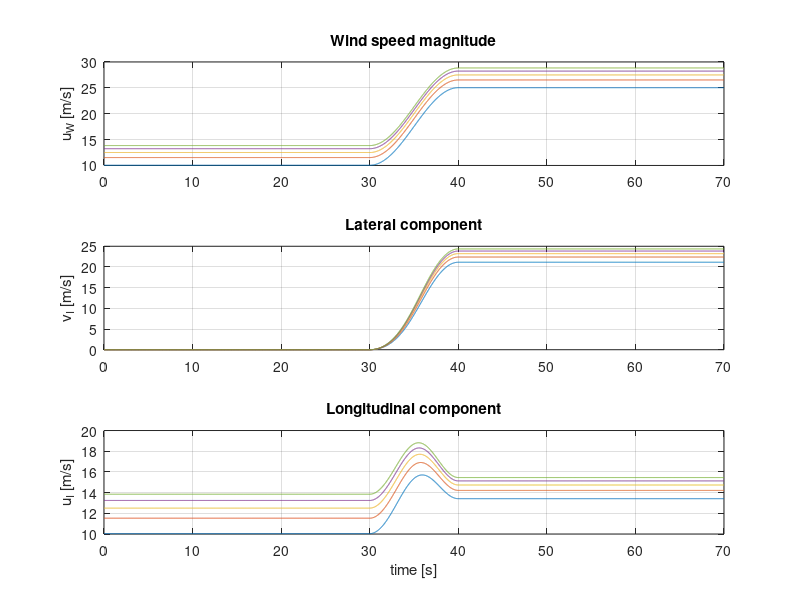

Here is the MATLAB script that generated this plot: (Note: this script raises an error after producing the figure.)
%
%   [Description]
%   Script to generate an Extreme Coherent Gust with direction change (ECD)
%   according to IEC 61400-1.
%
%
%% Setup
clear all; close all; clc;

FileName = 'ECD_VrPlus2mps';

%% Preprocessing
% Time discretization
T           = 70;                   % [s]   total simulation time
dt          = 1/100;               	% [s]   simulation time step
t           = 0:dt:T-dt;            % [s]   simulation time vector

% Wind conditions at hub height
V_hub       = 12.5;                 % [m/s] mean wind speed at hub height: v_rated + 2/m/s 
t_start     = 30;                   % [s]   start time of gust event

% Extreme coherent gust with direction change (ECD - IEC 6.3.2.5)
V_cg        = 15;                   % [m/s] coherent gust amplitude
T_gust      = 10;                   % [s]   rise time of coherent gust

% Grid definition
dy          = 10;                   % [m]   lateral spacing
dz          = 10;                   % [m]   vertical spacing
Ny          = 29;                   % [-]   number of grid points in lateral direction
Nz          = 29;                   % [-]   number of grid points in vertical direction

% Some variables required in the Type 4 wind: Bladed style
HubHeight   = 150;                  % [m]   hub height      
URef        = V_hub+V_cg/2;         % [m/s] reference mean wind speed
zOffset     = HubHeight;            % [m]   reference height of the grid
z0          = 0.1;                  % [m]   the rougthness length, not really used

% The normal wind profile model (NWP - IEC 6.3.1.2)
alpha       = 0.2;                                  % [-]   shear exponent for NWP
z_hub       = HubHeight;
z           = [-(Nz-1)/2:1:(Nz-1)/2]*dz+HubHeight;  % [m]   vertical coordinates of the grid
V_z         = V_hub*(z/z_hub).^alpha;               % [m/s] mean wind profile at each vertical grid point

% Magnitude of ECD
u_W         = NaN(Nz, length(t));
for iTimeStep = 1:length(t)
    if (t(iTimeStep) < t_start)
        u_W(:,iTimeStep)    = V_z;
    elseif (t(iTimeStep) >= t_start) && (t(iTimeStep) <= t_start+T_gust)
        t_gust              = t(iTimeStep) - t_start;
        u_W(:,iTimeStep)    = V_z+0.5*V_cg*(1-cos(pi*t_gust/T_gust));
    else
        u_W(:,iTimeStep)    = V_z+V_cg;
    end
end

% Direction change of ECD
theta       = NaN(1, length(t));   
theta_cg    = ones(1, length(t)).*deg2rad((720/V_hub));     % [rad]

for iTimeStep   = 1:length(t)
    if (t(iTimeStep) < t_start)
        theta(iTimeStep)    = 0;
    elseif (t(iTimeStep) >= t_start) && (t(iTimeStep) <= t_start+T_gust)
        t_gust              = t(iTimeStep) - t_start;
        theta(iTimeStep)    = 0.5 * theta_cg(iTimeStep) * (1-cos(pi*t_gust/T_gust));
    else
        theta(iTimeStep)    = theta_cg(iTimeStep);
    end
end

% Transformation into inertial coordinate system
u_I = u_W.*repmat(cos(theta),Nz,1);     % longitudinal
v_I = u_W.*repmat(sin(theta),Nz,1);     % lateral

%% Plot and validate results
Idx = ismember(z,[50:50:250]);

figure

subplot(311)
hold on; grid on; box on
plot(t,u_W(Idx,:)')
ylabel('u_W [m/s]')
title('Wind speed magnitude')

subplot(312)
hold on; grid on; box on
plot(t,v_I(Idx,:)')
ylabel('v_I [m/s]')
title('Lateral component')

subplot(313) 
hold on; grid on; box on
plot(t,u_I(Idx,:)')
ylabel('u_I [m/s]')
title('Longitudinal component')

xlabel('time [s]')
legend(z(Idx)+" m")

%% Prepare output arrays for .wnd-file
SummVars(1) = HubHeight;    % HubHeight
SummVars(3) = URef;         % Mean wind speed at hub-height

velocity    = NaN(max(size(t)),3,Ny,Nz);  % [time, (u,v,w), y, z]
for iy = 1:Ny
    for iz = 1:Nz
        velocity(:,1,iy,iz) = u_I(iz,:);    % longitudinal component
        velocity(:,2,iy,iz) = v_I(iz,:);    % lateral component
        velocity(:,3,iy,iz) = 0;            % no vertical component
    end
end

% Get turbulence intensity for .sum-file
% here we use std u for w component to avoid dividing by zero
SummVars(4) = std(squeeze(velocity(:,1,1,1)))/URef*100;
SummVars(5) = std(squeeze(velocity(:,2,1,1)))/URef*100;     
SummVars(6) = std(squeeze(velocity(:,1,1,1)))/URef*100;

% Export rotor-plane wind field (.wnd + .sum) for OpenFAST
disp('Exporting rotor plane wind field as ".wnd" binary files...')
WriteBLgrid([FileName '.wnd'], velocity, dy, dz, dt, zOffset, z0, SummVars)

fileID    = fopen([FileName '.sum'],'w');
fprintf(fileID,'This summary file is not complete it only contains required information for the OpenFAST');
fprintf(fileID,'\n');
fprintf(fileID,'F        Clockwise rotation when looking downwind?\n');
fprintf(fileID,[num2str(SummVars(1)) '  Hub height [m] \n']);
fprintf(fileID,['UBar   =  ' num2str(SummVars(3)) ' m/s \n']);
fprintf(fileID,['TI(u)  =  ' num2str(SummVars(4)) ' %%\n']);
fprintf(fileID,['TI(v)  =  ' num2str(SummVars(5)) ' %%\n']);
fprintf(fileID,['TI(w)  =  ' num2str(SummVars(6)) ' %%\n']);
fprintf(fileID,['Height Offset =  ' num2str(0) ' m\n']);
fprintf(fileID,'Creating a PERIODIC output file.');
fclose(fileID);
